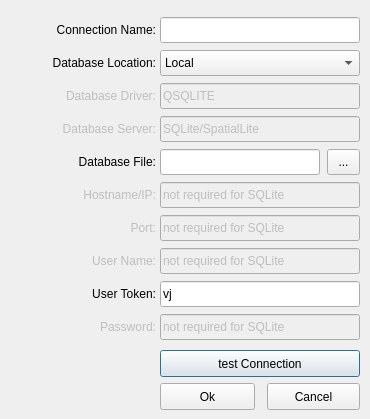
<?xml version="1.0" encoding="UTF-8"?>
<ui version="4.0">
 <class>CreateConnection</class>
 <widget class="QDialog" name="CreateConnection">
  <property name="geometry">
   <rect>
    <x>0</x>
    <y>0</y>
    <width>370</width>
    <height>419</height>
   </rect>
  </property>
  <property name="sizePolicy">
   <sizepolicy hsizetype="Fixed" vsizetype="Fixed">
    <horstretch>0</horstretch>
    <verstretch>0</verstretch>
   </sizepolicy>
  </property>
  <property name="minimumSize">
   <size>
    <width>370</width>
    <height>419</height>
   </size>
  </property>
  <property name="maximumSize">
   <size>
    <width>370</width>
    <height>419</height>
   </size>
  </property>
  <property name="windowTitle">
   <string>Create new Database Connection</string>
  </property>
  <property name="windowIcon">
   <iconset>
    <normaloff>:/menu/DB_CreateConnection</normaloff>:/menu/DB_CreateConnection</iconset>
  </property>
  <widget class="QLabel" name="labelConnectionName">
   <property name="geometry">
    <rect>
     <x>11</x>
     <y>17</y>
     <width>145</width>
     <height>26</height>
    </rect>
   </property>
   <property name="text">
    <string>Connection Name:</string>
   </property>
   <property name="alignment">
    <set>Qt::AlignRight|Qt::AlignTrailing|Qt::AlignVCenter</set>
   </property>
  </widget>
  <widget class="QLabel" name="labelDatabaseLocation">
   <property name="geometry">
    <rect>
     <x>11</x>
     <y>50</y>
     <width>145</width>
     <height>26</height>
    </rect>
   </property>
   <property name="text">
    <string>Database Location:</string>
   </property>
   <property name="alignment">
    <set>Qt::AlignRight|Qt::AlignTrailing|Qt::AlignVCenter</set>
   </property>
  </widget>
  <widget class="QLabel" name="labelDatabaseCriver">
   <property name="enabled">
    <bool>false</bool>
   </property>
   <property name="geometry">
    <rect>
     <x>11</x>
     <y>83</y>
     <width>145</width>
     <height>26</height>
    </rect>
   </property>
   <property name="text">
    <string>Database Driver:</string>
   </property>
   <property name="alignment">
    <set>Qt::AlignRight|Qt::AlignTrailing|Qt::AlignVCenter</set>
   </property>
  </widget>
  <widget class="QLabel" name="labelDatabaseServer">
   <property name="enabled">
    <bool>false</bool>
   </property>
   <property name="geometry">
    <rect>
     <x>11</x>
     <y>116</y>
     <width>145</width>
     <height>26</height>
    </rect>
   </property>
   <property name="text">
    <string>Database Server:</string>
   </property>
   <property name="alignment">
    <set>Qt::AlignRight|Qt::AlignTrailing|Qt::AlignVCenter</set>
   </property>
  </widget>
  <widget class="QLabel" name="labelDatabaseFile">
   <property name="geometry">
    <rect>
     <x>11</x>
     <y>149</y>
     <width>145</width>
     <height>26</height>
    </rect>
   </property>
   <property name="text">
    <string>Database File:</string>
   </property>
   <property name="alignment">
    <set>Qt::AlignRight|Qt::AlignTrailing|Qt::AlignVCenter</set>
   </property>
  </widget>
  <widget class="QLabel" name="labelHostname">
   <property name="enabled">
    <bool>false</bool>
   </property>
   <property name="geometry">
    <rect>
     <x>11</x>
     <y>182</y>
     <width>145</width>
     <height>26</height>
    </rect>
   </property>
   <property name="text">
    <string>Hostname/IP:</string>
   </property>
   <property name="alignment">
    <set>Qt::AlignRight|Qt::AlignTrailing|Qt::AlignVCenter</set>
   </property>
  </widget>
  <widget class="QLabel" name="labelPort">
   <property name="enabled">
    <bool>false</bool>
   </property>
   <property name="geometry">
    <rect>
     <x>11</x>
     <y>215</y>
     <width>145</width>
     <height>26</height>
    </rect>
   </property>
   <property name="text">
    <string>Port:</string>
   </property>
   <property name="alignment">
    <set>Qt::AlignRight|Qt::AlignTrailing|Qt::AlignVCenter</set>
   </property>
  </widget>
  <widget class="QLabel" name="labelUserName">
   <property name="enabled">
    <bool>false</bool>
   </property>
   <property name="geometry">
    <rect>
     <x>11</x>
     <y>248</y>
     <width>145</width>
     <height>26</height>
    </rect>
   </property>
   <property name="text">
    <string>User Name:</string>
   </property>
   <property name="alignment">
    <set>Qt::AlignRight|Qt::AlignTrailing|Qt::AlignVCenter</set>
   </property>
  </widget>
  <widget class="QLabel" name="labelUserToken">
   <property name="geometry">
    <rect>
     <x>11</x>
     <y>281</y>
     <width>145</width>
     <height>26</height>
    </rect>
   </property>
   <property name="text">
    <string>User Token:</string>
   </property>
   <property name="alignment">
    <set>Qt::AlignRight|Qt::AlignTrailing|Qt::AlignVCenter</set>
   </property>
  </widget>
  <widget class="QLabel" name="labelPassword">
   <property name="enabled">
    <bool>false</bool>
   </property>
   <property name="geometry">
    <rect>
     <x>11</x>
     <y>314</y>
     <width>145</width>
     <height>26</height>
    </rect>
   </property>
   <property name="text">
    <string>Password:</string>
   </property>
   <property name="alignment">
    <set>Qt::AlignRight|Qt::AlignTrailing|Qt::AlignVCenter</set>
   </property>
  </widget>
  <widget class="QComboBox" name="comboBoxDatabaseLocation">
   <property name="geometry">
    <rect>
     <x>160</x>
     <y>50</y>
     <width>200</width>
     <height>26</height>
    </rect>
   </property>
   <item>
    <property name="text">
     <string>Local</string>
    </property>
   </item>
   <item>
    <property name="text">
     <string>Network</string>
    </property>
   </item>
  </widget>
  <widget class="QLineEdit" name="lineEditConnectionName">
   <property name="geometry">
    <rect>
     <x>160</x>
     <y>17</y>
     <width>200</width>
     <height>26</height>
    </rect>
   </property>
  </widget>
  <widget class="QLineEdit" name="lineEditDatabaseDriver">
   <property name="enabled">
    <bool>false</bool>
   </property>
   <property name="geometry">
    <rect>
     <x>160</x>
     <y>83</y>
     <width>200</width>
     <height>26</height>
    </rect>
   </property>
   <property name="text">
    <string>QSQLITE</string>
   </property>
   <property name="readOnly">
    <bool>true</bool>
   </property>
  </widget>
  <widget class="QLineEdit" name="lineEditDatabaseServer">
   <property name="enabled">
    <bool>false</bool>
   </property>
   <property name="geometry">
    <rect>
     <x>160</x>
     <y>116</y>
     <width>200</width>
     <height>26</height>
    </rect>
   </property>
   <property name="text">
    <string>SQLite/SpatialLite</string>
   </property>
   <property name="readOnly">
    <bool>true</bool>
   </property>
  </widget>
  <widget class="QLineEdit" name="lineEditDatabaseFile">
   <property name="geometry">
    <rect>
     <x>160</x>
     <y>149</y>
     <width>160</width>
     <height>26</height>
    </rect>
   </property>
  </widget>
  <widget class="QLineEdit" name="lineEditHostname">
   <property name="enabled">
    <bool>false</bool>
   </property>
   <property name="geometry">
    <rect>
     <x>160</x>
     <y>182</y>
     <width>200</width>
     <height>26</height>
    </rect>
   </property>
   <property name="text">
    <string>not required for SQLite</string>
   </property>
  </widget>
  <widget class="QLineEdit" name="lineEditPort">
   <property name="enabled">
    <bool>false</bool>
   </property>
   <property name="geometry">
    <rect>
     <x>160</x>
     <y>215</y>
     <width>200</width>
     <height>26</height>
    </rect>
   </property>
   <property name="text">
    <string>not required for SQLite</string>
   </property>
  </widget>
  <widget class="QLineEdit" name="lineEditUserName">
   <property name="enabled">
    <bool>false</bool>
   </property>
   <property name="geometry">
    <rect>
     <x>160</x>
     <y>248</y>
     <width>200</width>
     <height>26</height>
    </rect>
   </property>
   <property name="text">
    <string>not required for SQLite</string>
   </property>
  </widget>
  <widget class="QLineEdit" name="lineEditUserToken">
   <property name="geometry">
    <rect>
     <x>160</x>
     <y>281</y>
     <width>200</width>
     <height>26</height>
    </rect>
   </property>
   <property name="text">
    <string>vj</string>
   </property>
  </widget>
  <widget class="QLineEdit" name="lineEditPassword">
   <property name="enabled">
    <bool>false</bool>
   </property>
   <property name="geometry">
    <rect>
     <x>160</x>
     <y>314</y>
     <width>200</width>
     <height>26</height>
    </rect>
   </property>
   <property name="text">
    <string>not required for SQLite</string>
   </property>
  </widget>
  <widget class="QPushButton" name="pushButtonTestConnection">
   <property name="geometry">
    <rect>
     <x>160</x>
     <y>350</y>
     <width>200</width>
     <height>27</height>
    </rect>
   </property>
   <property name="text">
    <string>test Connection</string>
   </property>
   <property name="icon">
    <iconset resource="Icons.qrc">
     <normaloff>:/buttons/connect</normaloff>:/buttons/connect</iconset>
   </property>
  </widget>
  <widget class="QPushButton" name="pushButtonCancel">
   <property name="geometry">
    <rect>
     <x>267</x>
     <y>383</y>
     <width>93</width>
     <height>27</height>
    </rect>
   </property>
   <property name="text">
    <string>Cancel</string>
   </property>
   <property name="icon">
    <iconset resource="Icons.qrc">
     <normaloff>:/buttons/cancel</normaloff>:/buttons/cancel</iconset>
   </property>
  </widget>
  <widget class="QPushButton" name="pushButtonOk">
   <property name="geometry">
    <rect>
     <x>160</x>
     <y>383</y>
     <width>95</width>
     <height>27</height>
    </rect>
   </property>
   <property name="text">
    <string>Ok</string>
   </property>
   <property name="icon">
    <iconset resource="Icons.qrc">
     <normaloff>:/buttons/ok</normaloff>:/buttons/ok</iconset>
   </property>
  </widget>
  <widget class="QToolButton" name="toolButtonOpenFile">
   <property name="geometry">
    <rect>
     <x>327</x>
     <y>149</y>
     <width>33</width>
     <height>26</height>
    </rect>
   </property>
   <property name="toolTip">
    <string>&lt;html&gt;&lt;head/&gt;&lt;body&gt;&lt;p&gt;open File-Dialog&lt;/p&gt;&lt;/body&gt;&lt;/html&gt;</string>
   </property>
   <property name="text">
    <string>...</string>
   </property>
   <property name="icon">
    <iconset resource="Icons.qrc">
     <normaloff>:/buttons/folder</normaloff>:/buttons/folder</iconset>
   </property>
  </widget>
 </widget>
 <tabstops>
  <tabstop>lineEditConnectionName</tabstop>
  <tabstop>comboBoxDatabaseLocation</tabstop>
  <tabstop>lineEditDatabaseDriver</tabstop>
  <tabstop>lineEditDatabaseServer</tabstop>
  <tabstop>lineEditDatabaseFile</tabstop>
  <tabstop>toolButtonOpenFile</tabstop>
  <tabstop>lineEditHostname</tabstop>
  <tabstop>lineEditPort</tabstop>
  <tabstop>lineEditUserName</tabstop>
  <tabstop>lineEditUserToken</tabstop>
  <tabstop>lineEditPassword</tabstop>
  <tabstop>pushButtonTestConnection</tabstop>
  <tabstop>pushButtonOk</tabstop>
  <tabstop>pushButtonCancel</tabstop>
 </tabstops>
 <resources>
  <include location="Icons.qrc"/>
 </resources>
 <connections>
  <connection>
   <sender>pushButtonCancel</sender>
   <signal>clicked()</signal>
   <receiver>CreateConnection</receiver>
   <slot>reject()</slot>
   <hints>
    <hint type="sourcelabel">
     <x>311</x>
     <y>396</y>
    </hint>
    <hint type="destinationlabel">
     <x>182</x>
     <y>209</y>
    </hint>
   </hints>
  </connection>
 </connections>
</ui>
